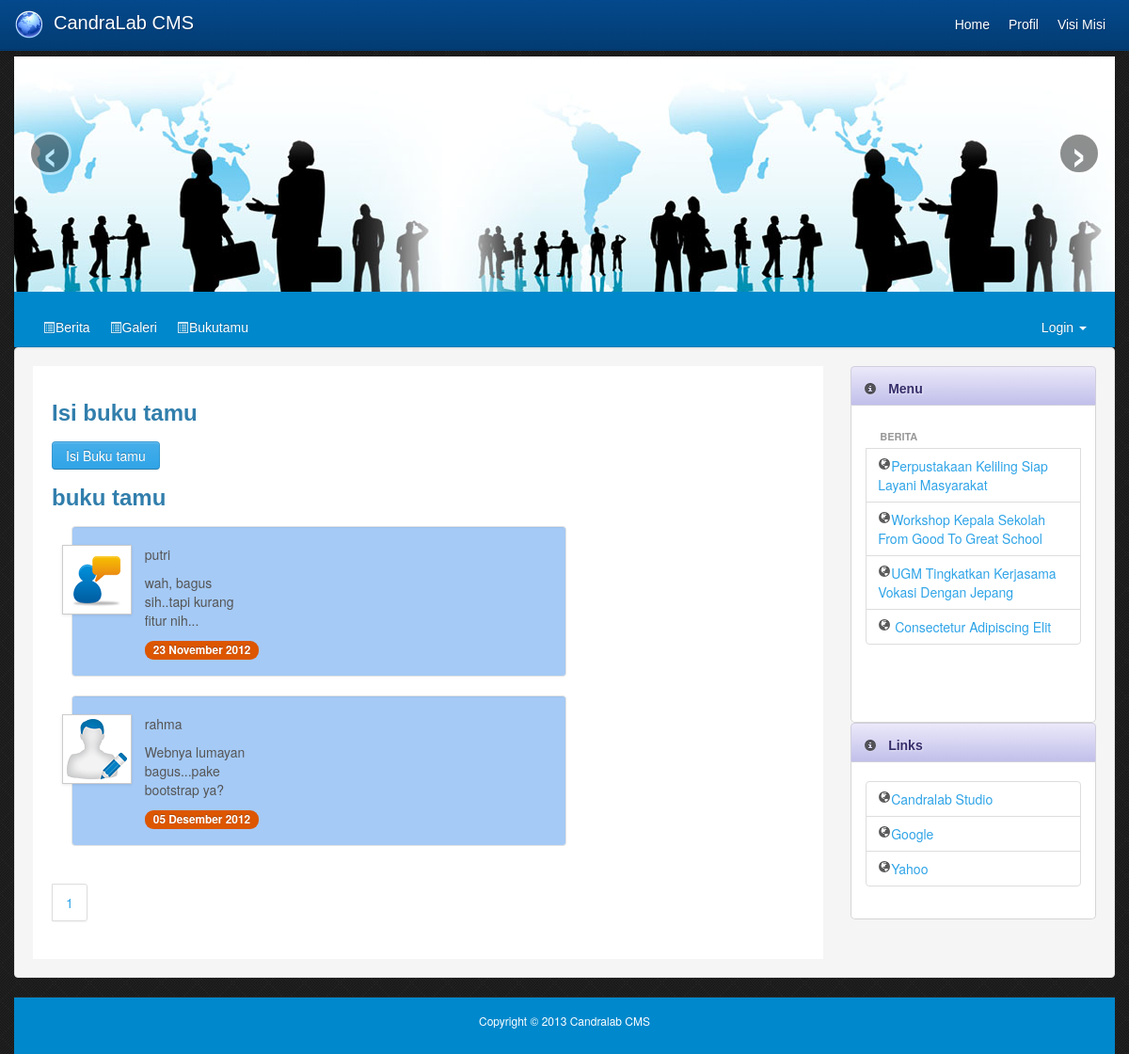
The app's page /index.php?mod=bukutamu&pg=bukutamu_uview with its own data.
### tables this page shows
CREATE TABLE IF NOT EXISTS `halaman` (
  `idhalaman` int(11) NOT NULL AUTO_INCREMENT,
  `judul` varchar(255) DEFAULT NULL,
  `gambar` varchar(100) NOT NULL,
  `tanggal` datetime DEFAULT NULL,
  `isi` text,
  PRIMARY KEY (`idhalaman`)
);

CREATE TABLE IF NOT EXISTS `bukutamu` (
  `idbukutamu` int(11) NOT NULL AUTO_INCREMENT,
  `nama` varchar(45) DEFAULT NULL,
  `email` varchar(45) DEFAULT NULL,
  `pesan` varchar(255) DEFAULT NULL,
  `tanggal` date DEFAULT NULL,
  PRIMARY KEY (`idbukutamu`)
);

CREATE TABLE IF NOT EXISTS `berita` (
  `idberita` int(11) NOT NULL AUTO_INCREMENT,
  `judul` varchar(255) DEFAULT NULL,
  `gambar` varchar(100) NOT NULL,
  `tanggal` datetime DEFAULT NULL,
  `isi` text,
  PRIMARY KEY (`idberita`)
);

CREATE TABLE IF NOT EXISTS `links` (
  `idlinks` int(11) NOT NULL AUTO_INCREMENT,
  `nama` varchar(50) NOT NULL,
  `url` varchar(100) NOT NULL,
  PRIMARY KEY (`idlinks`)
);

### inc/function.php (the view, shortened to what this page needs)
<?php
function query($qry) {
	$result = mysql_query($qry) or die("Gagal melakukan query pada :
	 <br>$qry<br><br>Kode Salah : <br>&nbsp;&nbsp;&nbsp;" . mysql_error() . "!");
	return $result;
}
function list_halaman() {
	$query = query("SELECT idhalaman,judul   FROM halaman ");
	while ($row = mysql_fetch_row($query)) {
		echo "<li><a href='index.php?mod=halaman&pg=halaman_detail&id=" . $row[0] . "'>" . ucwords($row[1]) . "</a> </li>";
	}
}
function list_berita($limit) {
	$query = query("SELECT *   FROM berita  order by idberita desc limit $limit ");
	while ($row = mysql_fetch_row($query)) {
		echo "<li><a href='index.php?mod=berita&pg=berita_detail&id=" . $row[0] . "'>
		<i class='icon-globe'></i>" . ucwords($row[1]) . "</a> </li>";
	}
}
function list_links() {
	$query = query("SELECT *   FROM links order by nama ");
	while ($row = mysql_fetch_row($query)) {
		echo "<li><a href='.$row[0].' target='_blank' ><i class='icon-globe'></i>" . ucwords($row[1]) . "</a> </li>";
	}
}
function konversi_bulan($bln) {
	switch($bln) {
		case "11" :
			$bulan = "November";
			break;
		case "12" :
			$bulan = "Desember";
			break;
	}
	return $bulan;
}
function konversi_tanggal($time) {
	list($thn, $bln, $tgl) = explode('-', $time);
	$tmp = $tgl . " " . konversi_bulan($bln) . " " . $thn;
	return $tmp;
}
function tampil_tanggal($time) {
	list($date, $time) = explode(' ', $time);
	$tmp = konversi_tanggal($date) . " " . $time;
	return $tmp;
}
?>

### bukutamu/bukutamu_uview.php (shortened to what this page needs)
<h3 id="headings"> Isi buku tamu</h3>
	<a href='index.php?mod=bukutamu&pg=bukutamu_form' class='btn btn-primary'>Isi Buku tamu</a>
		<h3 id="headings"> buku tamu</h3>
		<?php
	$batas=5;
$halaman=$_GET['halaman'];
$posisi=null;
if(empty($halaman)){
	$posisi=0;
}else{
	$posisi=($halaman-1)* $batas;
}
$query="SELECT * from bukutamu limit $posisi,$batas ";
$result=mysql_query($query) or die(mysql_error());
while($rows=mysql_fetch_object($result)){
		?>
	<div class='span8 well' style="background-color:#a5caf6">
	<div class="row">
		<div class="span2"><img src="bukutamu/user/user<?=rand(1,4)?>.png"
			class='img-polaroid' alt=""></div>
		<div class="span3">
			<p><? echo $rows -> nama; ?></p>
          	<p><? echo $rows -> pesan; ?></p>
			<span class=" badge badge-warning"><?php echo tampil_tanggal($rows -> tanggal); ?></span>
		</div>
	</div>
	</div>
		<? $no++;
		}
	?>
<div class='pagination'> <ul>
<?php
	$tampil2 = mysql_query("select idbukutamu from bukutamu");
	$jmldata = mysql_num_rows($tampil2);
	$jumlah_halaman = ceil($jmldata / $batas);
	for ($i = 1; $i <= $jumlah_halaman; $i++)
		echo "<li><a href='index.php?mod=bukutamu&pg=bukutamu_uview&halaman=$i'>$i</a></li>";
?>
</ul>
</div>

### index.php (style rules this page uses)
body { background: url('assets/img/demo.png') repeat; padding-top: 60px; }

### records on screen
halaman: judul "Home"
halaman: judul "Profil"
halaman: judul "Visi Misi"
bukutamu: shows a picture, nama "putri", pesan "wah, bagus sih..tapi kurang fitur nih...", tanggal "23 November 2012"
bukutamu: shows a picture, nama "rahma", pesan "Webnya lumayan bagus...pake bootstrap ya?", tanggal "05 Desember 2012"
berita: judul "Perpustakaan Keliling Siap Layani Masyarakat"
berita: judul "Workshop Kepala Sekolah From Good To Great School"
berita: judul "UGM Tingkatkan Kerjasama Vokasi Dengan Jepang"
berita: judul "Consectetur Adipiscing Elit"
links: nama "Candralab Studio"
links: nama "Google"
links: nama "Yahoo"
